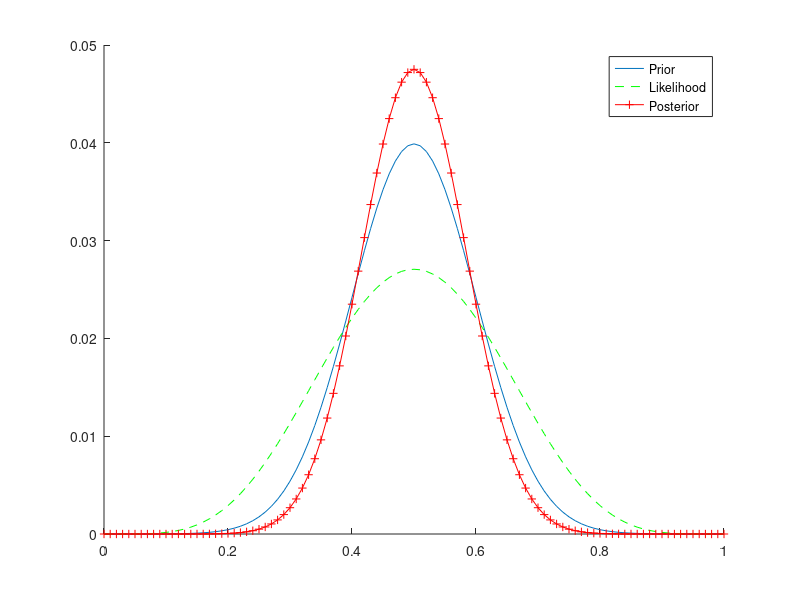

Recreate this plot in MATLAB.
% Muenzwurf Bayes Beipiel
mu = 0.5;
sigma = 0.1;
range = 0:0.01:1;
% P(theta) GIT COMMENT TEST
prior_fh = @(x) normpdf(x,mu,sigma); % Prior fuer die W'keit, dass die Muenze Kopf zeigt
prior = prior_fh(range);
prior = prior / norm(prior,1);

% Anzahl Datenpunkte
N = 10;
y = binornd(N,0.3);

% P(y)
likelihood_fh = @(x) binopdf(x, N, range)*prior';
likelihood = likelihood_fh(y);

% P(y | theta)
conditional_likelihood_fh = @(x) binopdf(x, N, range);
conditional_likelihood = conditional_likelihood_fh(y);
conditional_likelihood = conditional_likelihood / norm(conditional_likelihood,1);

% P(theta | y)
posterior = conditional_likelihood .* prior;% / likelihood;
posterior = posterior / norm(posterior, 1);

hold on
plot(range, prior)
plot(range, conditional_likelihood, '--g')
plot(range, posterior , '-+r')
legend('Prior', 'Likelihood', 'Posterior')

